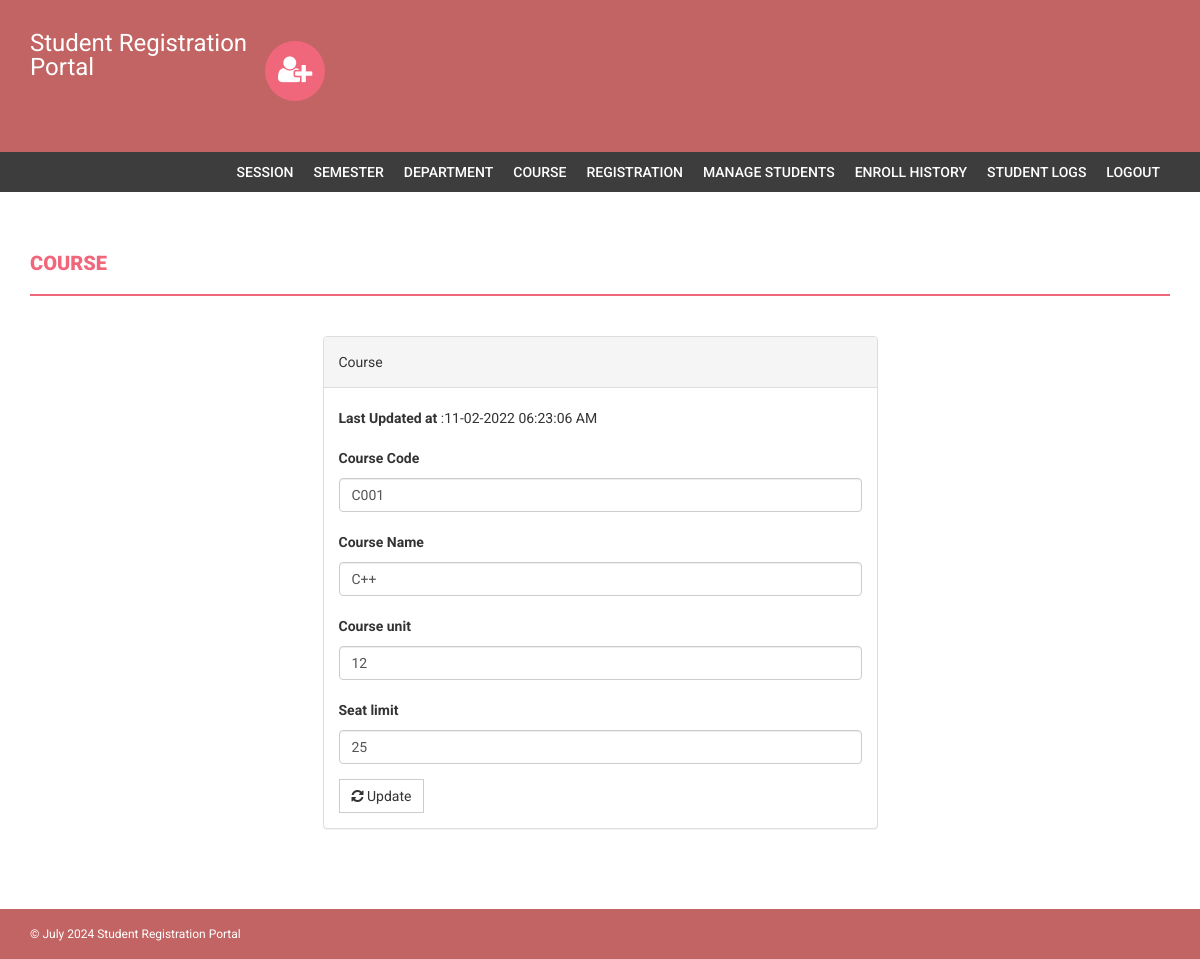
/admin/edit-course.php?id=2 (signed in), run on an earlier commit of the app's database.
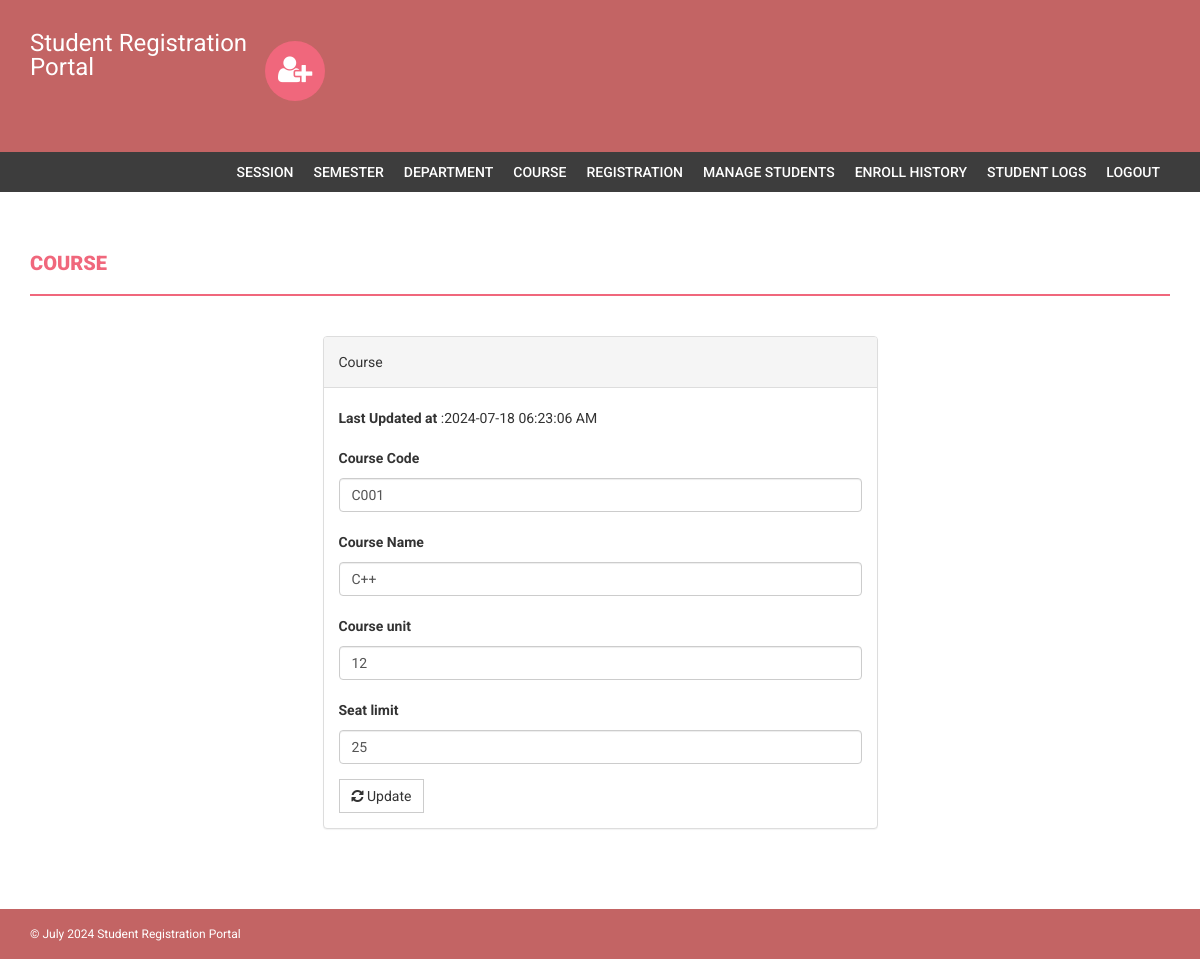
And on a later commit of the database.
### tables this page shows
CREATE TABLE `course` (
  `id` int(11) NOT NULL,
  `courseCode` varchar(255) DEFAULT NULL,
  `courseName` varchar(255) DEFAULT NULL,
  `courseUnit` varchar(255) DEFAULT NULL,
  `noofSeats` int(11) DEFAULT NULL,
  `creationDate` timestamp NULL DEFAULT current_timestamp(),
  `updationDate` varchar(255) DEFAULT NULL
);

### admin/edit-course.php (the view, shortened to what this page needs)
<?php
if(strlen($_SESSION['alogin'])==0)
    {
header('location:index.php');
}
else{
$id=intval($_GET['id']);
?>
<!DOCTYPE html>
<html xmlns="http://www.w3.org/1999/xhtml">
<head>
    <link href="assets/css/bootstrap.css" rel="stylesheet" />
    <link href="assets/css/font-awesome.css" rel="stylesheet" />
    <link href="assets/css/style.css" rel="stylesheet" />
</head>
<body>
<?php include('includes/header.php');?>
<?php if($_SESSION['alogin']!="")
{
 include('includes/menubar.php');
}
 ?>
    <div class="content-wrapper">
        <div class="container">
              <div class="row">
                    <div class="col-md-12">
                        <h1 class="page-head-line">Course  </h1>
                    </div>
                </div>
                <div class="row" >
                  <div class="col-md-3"></div>
                    <div class="col-md-6">
                        <div class="panel panel-default">
                        <div class="panel-heading">
                           Course
                        </div>
                        <div class="panel-body">
                       <form name="dept" method="post">
<?php
$sql=mysqli_query($con,"select * from course where id='$id'");
while($row=mysqli_fetch_array($sql))
{
?>
<p><b>Last Updated at</b> :<?php echo htmlentities($row['updationDate']);?></p>
   <div class="form-group">
    <label for="coursecode">Course Code  </label>
    <input type="text" class="form-control" id="coursecode" name="coursecode" placeholder="Course Code" value="<?php echo htmlentities($row['courseCode']);?>" required />
  </div>
 <div class="form-group">
    <label for="coursename">Course Name  </label>
    <input type="text" class="form-control" id="coursename" name="coursename" placeholder="Course Name" value="<?php echo htmlentities($row['courseName']);?>" required />
  </div>
<div class="form-group">
    <label for="courseunit">Course unit  </label>
    <input type="text" class="form-control" id="courseunit" name="courseunit" placeholder="Course Unit" value="<?php echo htmlentities($row['courseUnit']);?>" required />
  </div>
<div class="form-group">
    <label for="seatlimit">Seat limit  </label>
    <input type="text" class="form-control" id="seatlimit" name="seatlimit" placeholder="Seat limit" value="<?php echo htmlentities($row['noofSeats']);?>" required />
  </div>
<?php } ?>
 <button type="submit" name="submit" class="btn btn-default"><i class=" fa fa-refresh "></i> Update</button>
</form>
                            </div>
                            </div>
                    </div>
                </div>
            </div>
        </div>
  <?php include('includes/footer.php');?>
</body>
</html>
<?php } ?>

What changed in the data, as far as the page shows it:
changed course: updationDate "11-02-2022 06:23:06 AM" → "2024-07-18 06:23:06 AM"
